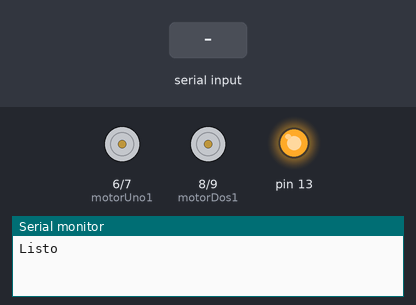
Bench run of a sketch on a simulated Arduino Uno, built with avr-gcc and run on an emulated ATmega328P. Shown: motor-driver pin pairs drawn as motors (green arrow = first pin HIGH = forward, orange = second pin HIGH = backward, longer = more drive), output pins drawn as LEDs (lit = HIGH), the last lines printed to the serial monitor. The inputs (shaded band) are chosen by the test bench.

Above: at 1.2 s.
1.3 s: "w" received over the second serial link
At 1.42 s:
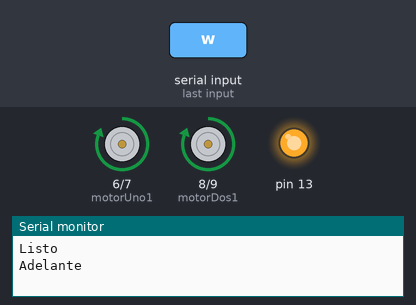
3.0 s: "s" received over the second serial link
At 3.12 s:
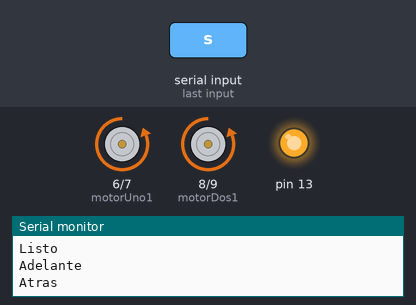
4.7 s: "d" received over the second serial link
At 5.8 s:
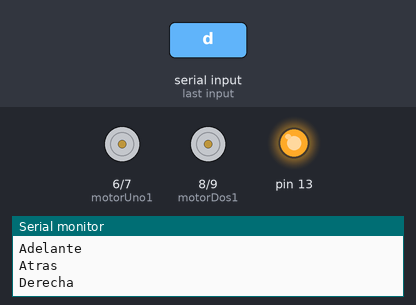
6.3 s: "a" received over the second serial link
At 7.0 s:
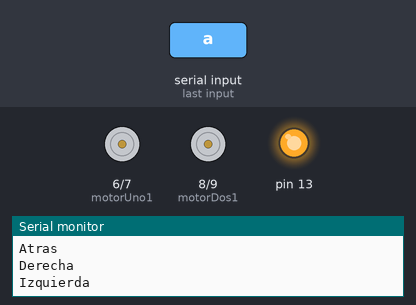
Timing chart, 0 to 8.9 s (numbered marks = the images above; inputs shaded):
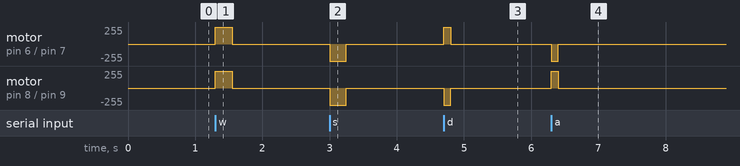

The sketch:

autoRobot-final.ino
```cpp
int motorUno1 = 6;
int motorUno2 = 7;
//int velocidadMotorUno = 5;
int motorDos1 = 8;
int motorDos2 = 9;
//int velocidadMotorUno = 5;
char crt;
#include <SoftwareSerial.h> // libreria que permite establecer pines digitales
// para comunicacion serie

SoftwareSerial miBT(10, 11);  // pin 10 como RX, pin 11 como TX

void setup() {
  pinMode(motorUno1, OUTPUT);
  pinMode(motorUno2, OUTPUT);
  //pinMode(velocidadMotorUno,OUTPUT);
  pinMode(motorDos1, OUTPUT);
  pinMode(motorDos2, OUTPUT);
  //pinMode(velocidadMotorDos,OUTPUT);
  Serial.begin(9600);   // comunicacion de monitor serial a 9600 bps
  Serial.println("Listo");  // escribe Listo en el monitor
  pinMode(13, OUTPUT);
  //miBT.begin(9600);    // comunicacion serie entre Arduino y el modulo a 38400 bps
  miBT.begin(9600);    // comunicacion serie entre Arduino y el modulo a 38400 bps
  digitalWrite(13, HIGH);
}

void loop() {

  if (miBT.available()) {      // si hay informacion disponible desde modulo
    //Serial.write(miBT.read());   // lee Bluetooth y envia a monitor serial de Arduino
    crt = miBT.read();
    // Serial.println(crt);
    //delay(1000);
    if (crt == 'w') {
      digitalWrite(motorUno1, HIGH);
      digitalWrite(motorUno2, LOW);
      digitalWrite(motorDos1, HIGH);
      digitalWrite(motorDos2, LOW);
      Serial.println("Adelante");
      delay(250);
    } else {
      digitalWrite(motorUno1, LOW);
      digitalWrite(motorUno2, LOW);
      digitalWrite(motorDos1, LOW);
      digitalWrite(motorDos2, LOW);
    }
    if (crt == 's') {
      digitalWrite(motorUno1, LOW);
      digitalWrite(motorUno2, HIGH);
      digitalWrite(motorDos1, LOW);
      digitalWrite(motorDos2, HIGH);
      Serial.println("Atras");
      delay(250);
    } else {
      digitalWrite(motorUno1, LOW);
      digitalWrite(motorUno2, LOW);
      digitalWrite(motorDos1, LOW);
      digitalWrite(motorDos2, LOW);
    }
    if (crt == 'd') {
      digitalWrite(motorUno1, HIGH);
      digitalWrite(motorDos2, HIGH);
      digitalWrite(motorUno2, LOW);
      digitalWrite(motorDos1, LOW);
      Serial.println("Derecha");
      delay(100);
    } else {
      digitalWrite(motorUno1, LOW);
      digitalWrite(motorUno2, LOW);
      digitalWrite(motorDos1, LOW);
      digitalWrite(motorDos2, LOW);
    }
    if (crt == 'a') {
      digitalWrite(motorUno2, HIGH);
      digitalWrite(motorDos1, HIGH);
      digitalWrite(motorUno1, LOW);
      digitalWrite(motorDos2, LOW);
      Serial.println("Izquierda");
      delay(100);
      digitalWrite(motorUno1, LOW);
      digitalWrite(motorUno2, LOW);
      digitalWrite(motorDos1, LOW);
      digitalWrite(motorDos2, LOW);
    } else {
      digitalWrite(motorUno1, LOW);
      digitalWrite(motorUno2, LOW);
      digitalWrite(motorDos1, LOW);
      digitalWrite(motorDos2, LOW);
    }
    if (crt == 'x') {
      digitalWrite(motorUno1, LOW);
      digitalWrite(motorUno2, LOW);
      digitalWrite(motorDos1, LOW);
      digitalWrite(motorDos2, LOW);
      Serial.println("Detener");

    }
  }


}
```

Measured:
- after the input at 1.3 s, motor on pin 6 (motorUno1) / pin 7 (motorUno2), motor on pin 8 (motorDos1) / pin 9 (motorDos2): stopped → forward 255/255 at once, → stopped 0.25 s later
- after the input at 3.0 s, motor on pin 6 (motorUno1) / pin 7 (motorUno2), motor on pin 8 (motorDos1) / pin 9 (motorDos2): stopped → backward 255/255 at once, → stopped 0.25 s later
- after the input at 4.7 s, motor on pin 6 (motorUno1) / pin 7 (motorUno2): stopped → forward 255/255 at once, → stopped 0.10 s later; motor on pin 8 (motorDos1) / pin 9 (motorDos2): stopped → backward 255/255 at once, → stopped 0.10 s later
- after the input at 6.3 s, motor on pin 6 (motorUno1) / pin 7 (motorUno2): stopped → backward 255/255 at once, → stopped 0.10 s later; motor on pin 8 (motorDos1) / pin 9 (motorDos2): stopped → forward 255/255 at once, → stopped 0.10 s later
